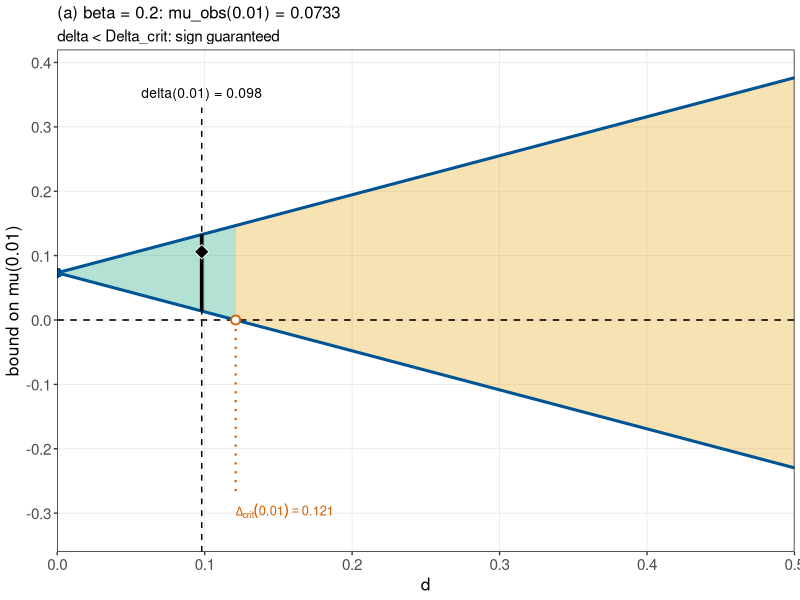
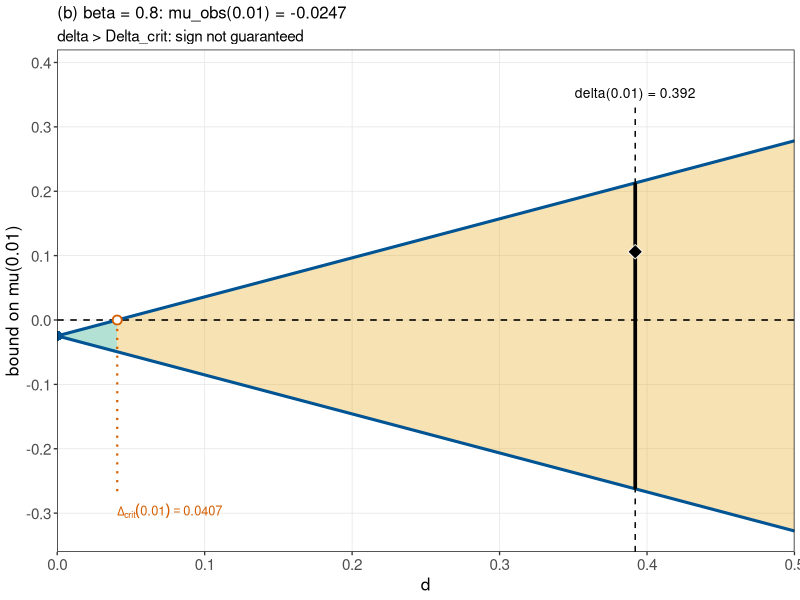
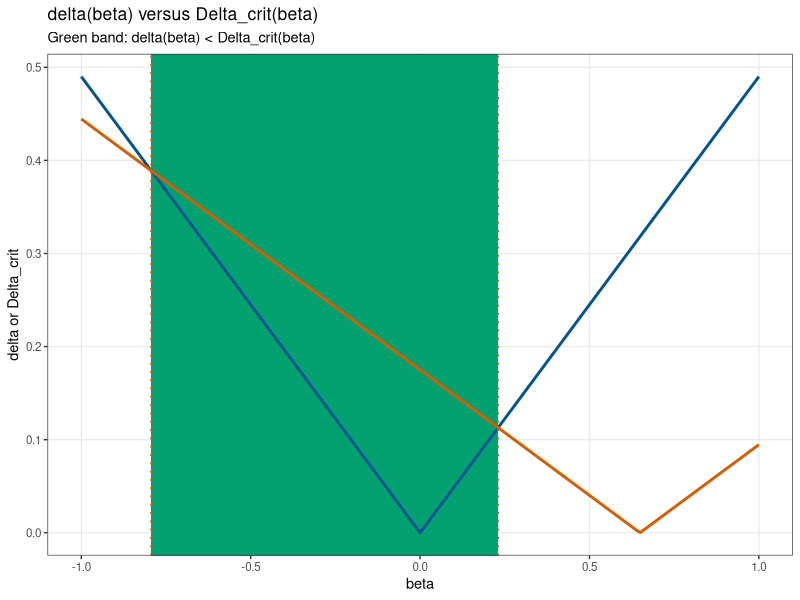
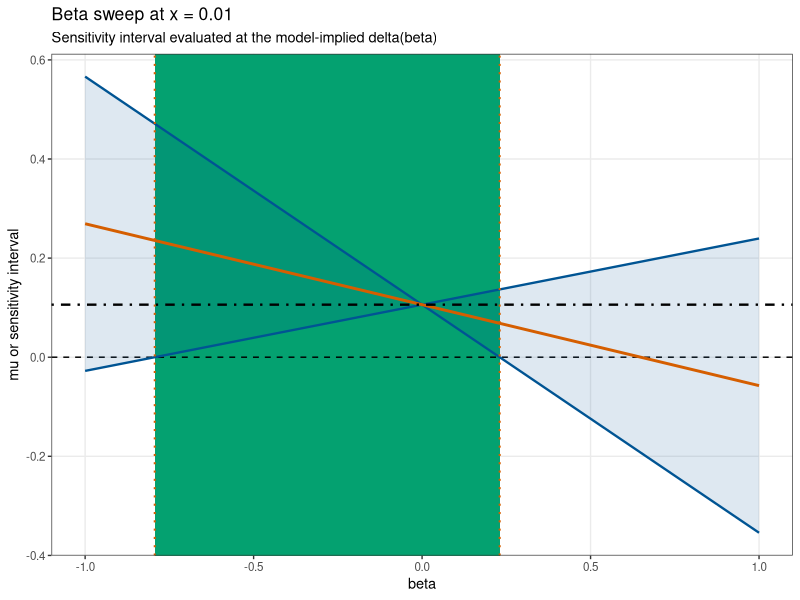

These figures' R source, in order:
# ==============================================================================
# Sensitivity Analysis - Illustrative Numerical Examples
# Figures  + numerical tables
#
# Run in the R console:
#   source("Sensitivity_Analysis_Illustrative_Numerical_Examples_with_tipping_table.R")
#
# The Figure geometry below follows the manuscript construction:
#   green region  : delta < Delta_crit
#   orange region : delta >= Delta_crit
#   blue lines    : mu_obs(0.01) +/- M(0.01) delta
#   red dotted    : Delta_crit
#   grey dashed   : FGM model-implied delta(beta)
#   black bar     : interval at the FGM model-implied delta
#   black diamond : true interventional mean mu(0.01) = 0.106
#
# ==============================================================================

# ------------------------------------------------------------------------------
# 0. Packages and output directory
# ------------------------------------------------------------------------------

if (!requireNamespace("ggplot2", quietly = TRUE)) {
  install.packages("ggplot2", repos = "https://cloud.r-project.org")
}

if (!requireNamespace("gridExtra", quietly = TRUE)) {
  install.packages("gridExtra", repos = "https://cloud.r-project.org")
}

library(ggplot2)
library(gridExtra)
library(grid)

output_dir <- file.path(getwd(), "sensitivity_example_output")
dir.create(output_dir, showWarnings = FALSE, recursive = TRUE)

# ------------------------------------------------------------------------------
# 1. Exact formulas from the manuscript
# ------------------------------------------------------------------------------

mu <- function(x) {
  0.6 * x + 0.1
}

mu_obs <- function(x, beta) {
  mu(x) - beta * (1 - 2 * x) / 6
}

bias <- function(x, beta) {
  mu_obs(x, beta) - mu(x)
}

M <- function(x) {
  0.6 * x + 0.6
}

delta <- function(x, beta) {
  abs(beta * (1 - 2 * x)) / 2
}

Delta_crit <- function(x, beta) {
  abs(mu_obs(x, beta)) / M(x)
}

interval_lower <- function(x, beta, d = delta(x, beta)) {
  mu_obs(x, beta) - M(x) * d
}

interval_upper <- function(x, beta, d = delta(x, beta)) {
  mu_obs(x, beta) + M(x) * d
}

# ------------------------------------------------------------------------------
# 2. Numerical checks for Examples 7-10
# ------------------------------------------------------------------------------

x_ref <- 0.01
beta_ref <- c(0.2, 0.8)

check_table <- data.frame(
  beta = beta_ref,
  x = x_ref,
  mu = mu(x_ref),
  mu_obs = mu_obs(x_ref, beta_ref),
  B = bias(x_ref, beta_ref),
  abs_B = abs(bias(x_ref, beta_ref)),
  M = M(x_ref),
  delta = delta(x_ref, beta_ref),
  Delta_crit = Delta_crit(x_ref, beta_ref),
  lower = interval_lower(x_ref, beta_ref),
  upper = interval_upper(x_ref, beta_ref),
  width = interval_upper(x_ref, beta_ref) -
    interval_lower(x_ref, beta_ref),
  sign_guaranteed =
    delta(x_ref, beta_ref) < Delta_crit(x_ref, beta_ref),
  mu_inside =
    interval_lower(x_ref, beta_ref) <= mu(x_ref) &
    mu(x_ref) <= interval_upper(x_ref, beta_ref)
)

write.csv(
  check_table,
  file.path(output_dir, "table_example7_exact_values.csv"),
  row.names = FALSE
)

cat("\n", strrep("=", 88), "\n", sep = "")
cat("EXACT NUMERICAL CHECK: x = 0.01\n")
cat(strrep("=", 88), "\n")
print(check_table, row.names = FALSE)

# ------------------------------------------------------------------------------
# 3. Full beta sweep
# ------------------------------------------------------------------------------

beta_grid <- seq(-1, 1, by = 0.01)

beta_table <- data.frame(
  beta = beta_grid,
  x = x_ref,
  mu = mu(x_ref),
  mu_obs = mu_obs(x_ref, beta_grid),
  B = bias(x_ref, beta_grid),
  abs_B = abs(bias(x_ref, beta_grid)),
  M = M(x_ref),
  delta = delta(x_ref, beta_grid),
  Delta_crit = Delta_crit(x_ref, beta_grid),
  bound_radius = M(x_ref) * delta(x_ref, beta_grid),
  lower = interval_lower(x_ref, beta_grid),
  upper = interval_upper(x_ref, beta_grid),
  width = interval_upper(x_ref, beta_grid) -
    interval_lower(x_ref, beta_grid),
  sign_guaranteed =
    delta(x_ref, beta_grid) < Delta_crit(x_ref, beta_grid),
  mu_inside =
    interval_lower(x_ref, beta_grid) <= mu(x_ref) &
    mu(x_ref) <= interval_upper(x_ref, beta_grid)
)

write.csv(
  beta_table,
  file.path(output_dir, "table_beta_sweep_x001.csv"),
  row.names = FALSE
)

beta_selected <- c(
  -1, -0.8, -0.6, -0.4, -0.2,
   0,  0.2,  0.4,  0.6,  0.8, 1
)

selected_index <- match(
  round(beta_selected, 2),
  round(beta_table$beta, 2)
)

selected_beta_table <- beta_table[selected_index, ]

write.csv(
  selected_beta_table,
  file.path(output_dir, "table_beta_selected_x001.csv"),
  row.names = FALSE
)

cat("\n", strrep("=", 88), "\n", sep = "")
cat("SELECTED BETA VALUES: x = 0.01\n")
cat(strrep("=", 88), "\n")
print(selected_beta_table, row.names = FALSE)

# ------------------------------------------------------------------------------
# 4. Critical beta values
# ------------------------------------------------------------------------------

root_fun <- function(b) {
  delta(x_ref, b) - Delta_crit(x_ref, b)
}

root_neg <- uniroot(root_fun, c(-1, -1e-8))$root
root_pos <- uniroot(root_fun, c(1e-8, 1))$root

beta_zero_muobs <- uniroot(
  function(b) mu_obs(x_ref, b),
  c(0, 1)
)$root

critical_table <- data.frame(
  quantity = c(
    "negative beta: delta = Delta_crit",
    "positive beta: delta = Delta_crit",
    "beta: mu_obs = 0"
  ),
  value = c(
    root_neg,
    root_pos,
    beta_zero_muobs
  )
)

write.csv(
  critical_table,
  file.path(output_dir, "table_beta_critical_values_x001.csv"),
  row.names = FALSE
)

cat("\n", strrep("=", 88), "\n", sep = "")
cat("CRITICAL BETA VALUES: x = 0.01\n")
cat(strrep("=", 88), "\n")
print(critical_table, row.names = FALSE)

cat(
  sprintf(
    "\nAt x = %.2f, sign preservation is guaranteed for %.6f < beta < %.6f.\n",
    x_ref, root_neg, root_pos
  )
)

cat(
  sprintf(
    "mu_obs(0.01) crosses zero at beta = %.6f.\n",
    beta_zero_muobs
  )
)

# ------------------------------------------------------------------------------
# 5. x-profile table
# ------------------------------------------------------------------------------

x_selected <- c(0.01, 0.10, 0.25, 0.50, 0.75, 0.90, 0.99)
beta_x <- c(-0.8, -0.2, 0.2, 0.8)

x_table <- expand.grid(
  x = x_selected,
  beta = beta_x,
  KEEP.OUT.ATTRS = FALSE,
  stringsAsFactors = FALSE
)

x_table$mu <- mu(x_table$x)
x_table$mu_obs <- mu_obs(x_table$x, x_table$beta)
x_table$B <- bias(x_table$x, x_table$beta)
x_table$abs_B <- abs(x_table$B)
x_table$M <- M(x_table$x)
x_table$delta <- delta(x_table$x, x_table$beta)
x_table$Delta_crit <- Delta_crit(x_table$x, x_table$beta)
x_table$bound_radius <- x_table$M * x_table$delta
x_table$lower <- interval_lower(x_table$x, x_table$beta)
x_table$upper <- interval_upper(x_table$x, x_table$beta)
x_table$width <- x_table$upper - x_table$lower
x_table$sign_guaranteed <-
  x_table$delta < x_table$Delta_crit
x_table$mu_inside <-
  x_table$lower <= x_table$mu &
  x_table$mu <= x_table$upper

x_table <- x_table[order(x_table$beta, x_table$x), ]

write.csv(
  x_table,
  file.path(output_dir, "table_x_profiles.csv"),
  row.names = FALSE
)

# ------------------------------------------------------------------------------
# 5A. Tipping-point table for Example~\ref{ex:tipping}
# ------------------------------------------------------------------------------

# The table reports the interval endpoints for selected hypothetical values
# d assigned to delta(x_ref), separately for the two fixed beta specifications.
# Unlike delta(x_ref, beta), d is a plotting/sensitivity-grid value and is not
# generated by changing beta or x.

tipping_d <- seq(0, 0.5, by = 0.1)
# Keep full numerical precision in the CSV output.
tipping_table <- data.frame(
  d = tipping_d,
  beta_0_2_lower = interval_lower(
    x_ref, beta = 0.2, d = tipping_d
  ),
  beta_0_2_upper = interval_upper(
    x_ref, beta = 0.2, d = tipping_d
  ),
  beta_0_8_lower = interval_lower(
    x_ref, beta = 0.8, d = tipping_d
  ),
  beta_0_8_upper = interval_upper(
    x_ref, beta = 0.8, d = tipping_d
  )
)

# Save the numerical table as CSV.
write.csv(
  tipping_table,
  file.path(output_dir, "table_tipping_values.csv"),
  row.names = FALSE
)

# Generate a LaTeX table ready to include in the dissertation.
latex_rows <- sprintf(
  "%.1f & %.4f & %.4f & %.4f & %.4f \\\\",
  tipping_table$d,
  tipping_table$beta_0_2_lower,
  tipping_table$beta_0_2_upper,
  tipping_table$beta_0_8_lower,
  tipping_table$beta_0_8_upper
)

latex_tipping_table <- c(
  "\\begin{table}[ht]",
  "\\centering",
  "\\caption{Intervals for selected values of $d$ at $x=0.01$.}",
  "\\label{tab:tipping-values}",
  "\\small",
  "\\begin{tabular}{c|cc|cc}",
  "\\hline",
  "& \\multicolumn{2}{c|}{$\\beta=0.2$} & \\multicolumn{2}{c}{$\\beta=0.8$}\\\\",
  "$d$ & Lower & Upper & Lower & Upper\\\\",
  "\\hline",
  latex_rows,
  "\\hline",
  "\\end{tabular}",
  "\\end{table}"
)

writeLines(
  latex_tipping_table,
  con = file.path(output_dir, "table_tipping_values.tex")
)

cat("\nTIPPING-POINT TABLE: x = 0.01\n")
print(
  data.frame(
    d = tipping_table$d,
    beta_0_2_lower = sprintf("%.4f", tipping_table$beta_0_2_lower),
    beta_0_2_upper = sprintf("%.4f", tipping_table$beta_0_2_upper),
    beta_0_8_lower = sprintf("%.4f", tipping_table$beta_0_8_lower),
    beta_0_8_upper = sprintf("%.4f", tipping_table$beta_0_8_upper)
  ),
  row.names = FALSE
)
cat("LaTeX table written to: ",
    file.path(output_dir, "table_tipping_values.tex"), "\n", sep = "")

# ------------------------------------------------------------------------------
# 6. Figure 2: exact manuscript geometry, implemented in ggplot2
# ------------------------------------------------------------------------------

# Colors used in the manuscript figure
COL_GREEN <- "#009E73"
COL_ORANGE <- "#E69F00"
COL_VERM <- "#D55E00"
COL_BLUE <- "#005493"

make_fig2_panel <- function(beta_value, panel_letter) {

  x <- x_ref

  obs <- mu_obs(x, beta_value)
  true_mu <- mu(x)
  m <- M(x)

  d_model <- delta(x, beta_value)
  d_crit <- Delta_crit(x, beta_value)

  lower_model <- interval_lower(
    x, beta_value, d = d_model
  )

  upper_model <- interval_upper(
    x, beta_value, d = d_model
  )

  # The manuscript uses the two straight bounds over [0, 0.5].
  d <- seq(0, 0.5, length.out = 1000)

  upper <- obs + m * d
  lower <- obs - m * d

  # --------------------------------------------------------------------------
  # Exact colored regions from the TikZ construction
  # --------------------------------------------------------------------------

  # Green region:
  # apex at delta = 0, y = mu_obs
  # and vertical segment at Delta_crit from 0 to 2*mu_obs,
  # with the ordering automatically reversed when mu_obs < 0.
  green_poly <- data.frame(
    delta = c(
      0,
      d_crit,
      d_crit
    ),
    y = c(
      obs,
      max(0, 2 * obs),
      min(0, 2 * obs)
    )
  )

  # Orange region:
  # begins at Delta_crit and extends to delta = 0.5.
  orange_poly <- data.frame(
    delta = c(
      d_crit,
      d_crit,
      0.5,
      0.5
    ),
    y = c(
      min(0, 2 * obs),
      max(0, 2 * obs),
      obs + m * 0.5,
      obs - m * 0.5
    )
  )

  band <- data.frame(
    delta = d,
    lower = lower,
    upper = upper
  )

  # --------------------------------------------------------------------------
  # Figure
  # --------------------------------------------------------------------------

  ggplot() +

    # Green = sign guaranteed
    geom_polygon(
      data = green_poly,
      aes(x = delta, y = y),
      fill = COL_GREEN,
      alpha = 0.30,
      colour = NA
    ) +

    # Orange = interval reaches zero
    geom_polygon(
      data = orange_poly,
      aes(x = delta, y = y),
      fill = COL_ORANGE,
      alpha = 0.30,
      colour = NA
    ) +

    # Zero line
    geom_hline(
      yintercept = 0,
      linetype = "dashed",
      linewidth = 0.55,
      colour = "black"
    ) +

    # Blue sensitivity bounds
    geom_line(
      data = band,
      aes(x = delta, y = upper),
      colour = COL_BLUE,
      linewidth = 1.05
    ) +

    geom_line(
      data = band,
      aes(x = delta, y = lower),
      colour = COL_BLUE,
      linewidth = 1.05
    ) +

    # mu_obs point at delta = 0
    geom_point(
      aes(x = 0, y = obs),
      shape = 16,
      size = 3.1,
      colour = COL_BLUE
    ) +

    # Critical value: red dotted line downward from zero
    geom_segment(
      aes(
        x = d_crit,
        xend = d_crit,
        y = 0,
        yend = -0.27
      ),
      linetype = "dotted",
      linewidth = 0.75,
      colour = COL_VERM
    ) +

    # Critical point
    geom_point(
      aes(x = d_crit, y = 0),
      shape = 21,
      size = 2.4,
      fill = "white",
      colour = COL_VERM,
      stroke = 0.95
    ) +

    # Critical-value annotation
    # Use mathematical Delta_{crit}(0.01) notation and anchor the label
    # at the critical-value line so the panel (b) label is never clipped.
    annotate(
      "text",
      x = d_crit,
      y = -0.285,
      label = sprintf(
        "Delta[crit](0.01) == %.4f",
        d_crit
      ),
      parse = TRUE,
      colour = COL_VERM,
      size = 3.25,
      hjust = 0,
      vjust = 1
    ) +

    # Model-implied FGM delta: grey dashed line
    geom_segment(
      aes(
        x = d_model,
        xend = d_model,
        y = -0.36,
        yend = 0.33
      ),
      linetype = "dashed",
      linewidth = 0.50,
      colour = "black"
    ) +

    # Model-implied delta annotation
    annotate(
      "text",
      x = d_model,
      y = 0.345,
      label = sprintf(
        "delta(0.01) = %.3f",
        d_model
      ),
      size = 3.5,
      hjust = 0.5,
      vjust = 0
    ) +

    # Sensitivity interval at the FGM value
    geom_errorbar(
      aes(
        x = d_model,
        ymin = lower_model,
        ymax = upper_model
      ),
      width = 0,
      linewidth = 1.25,
      colour = "black"
    ) +

    # True interventional mean
    geom_point(
      aes(
        x = d_model,
        y = true_mu
      ),
      shape = 23,
      size = 3.6,
      fill = "black",
      colour = "white",
      stroke = 0.45
    ) +

    # Exact axis range and breaks from the manuscript
    scale_x_continuous(
      limits = c(0, 0.5),
      breaks = seq(0, 0.5, by = 0.1),
      labels = function(z) sprintf("%.1f", z),
      expand = c(0, 0)
    ) +

    scale_y_continuous(
      limits = c(-0.36, 0.42),
      breaks = seq(-0.3, 0.4, by = 0.1),
      labels = function(z) sprintf("%.1f", z),
      expand = c(0, 0)
    ) +

    labs(
      title = sprintf(
        "(%s) beta = %.1f: mu_obs(0.01) = %.4f",
        panel_letter,
        beta_value,
        obs
      ),
      subtitle = if (
        d_model < d_crit
      ) {
        "delta < Delta_crit: sign guaranteed"
      } else {
        "delta > Delta_crit: sign not guaranteed"
      },
      x = "d",
      y = "bound on mu(0.01)"
    ) +

    theme_bw(base_size = 10) +

    theme(
      panel.grid.minor = element_blank(),
      panel.grid.major = element_line(
        colour = "grey90",
        linewidth = 0.25
      ),
      panel.border = element_rect(
        colour = "black",
        linewidth = 0.45,
        fill = NA
      ),
      plot.title = element_text(
        size = 12.0,
        face = "plain",
        hjust = 0
      ),
      plot.subtitle = element_text(
        size = 11.0,
        hjust = 0,
        margin = margin(b = 3)
      ),
      axis.title = element_text(size = 12.5),
      axis.text = element_text(size = 11.0),
      plot.margin = margin(4, 4, 4, 4)
    )
}

fig2_a <- make_fig2_panel(
  beta_value = 0.2,
  panel_letter = "a"
)

fig2_b <- make_fig2_panel(
  beta_value = 0.8,
  panel_letter = "b"
)

# ------------------------------------------------------------------------------
# 7. Manuscript-style shared legend
#
# The previous legend used fixed text widths that were too narrow for the
# longer entries.  Here each legend entry is built as a small two-column grob
# and the six entries are arranged in a clean 3 x 2 grid, matching the layout
# of the manuscript while keeping every label readable.
# ------------------------------------------------------------------------------

legend_item <- function(icon, label, icon_width = 9, text_size = 9.0) {
  arrangeGrob(
    icon,
    textGrob(
      label,
      x = 0,
      hjust = 0,
      gp = gpar(fontsize = text_size)
    ),
    ncol = 2,
    widths = unit.c(
      unit(icon_width, "mm"),
      unit(1, "null")
    )
  )
}

icon_green <- rectGrob(
  width = unit(8, "mm"),
  height = unit(3.5, "mm"),
  gp = gpar(fill = COL_GREEN, col = NA, alpha = 0.30)
)

icon_orange <- rectGrob(
  width = unit(8, "mm"),
  height = unit(3.5, "mm"),
  gp = gpar(fill = COL_ORANGE, col = NA, alpha = 0.30)
)

icon_blue_line <- segmentsGrob(
  x0 = unit(0, "npc"),
  x1 = unit(8, "mm"),
  y0 = unit(0.5, "npc"),
  y1 = unit(0.5, "npc"),
  gp = gpar(col = COL_BLUE, lwd = 1.6 * 72 / 25.4)
)

icon_blue_point <- pointsGrob(
  x = 0.5,
  y = 0.5,
  pch = 16,
  size = unit(2.1, "mm"),
  gp = gpar(col = COL_BLUE)
)

icon_black_bar <- segmentsGrob(
  x0 = unit(0.5, "npc"),
  x1 = unit(0.5, "npc"),
  y0 = unit(0.12, "npc"),
  y1 = unit(0.88, "npc"),
  gp = gpar(col = "black", lwd = 1.8 * 72 / 25.4)
)

icon_black_diamond <- polygonGrob(
  x = c(0.5, 0.83, 0.5, 0.17),
  y = c(0.84, 0.5, 0.16, 0.5),
  gp = gpar(fill = "black", col = "white", lwd = 0.5)
)

legend_items <- list(
  legend_item(
    icon_green,
    "delta < Delta[crit]: sign guaranteed"
  ),
  legend_item(
    icon_orange,
    "delta >= Delta[crit]: interval reaches 0"
  ),
  legend_item(
    icon_blue_line,
    "mu[obs](0.01) %+-% M(0.01) * delta",
    icon_width = 12
  ),
  legend_item(
    icon_blue_point,
    "mu[obs](0.01)"
  ),
  legend_item(
    icon_black_bar,
    "interval at the FGM distribution's delta(0.01)",
    icon_width = 12
  ),
  legend_item(
    icon_black_diamond,
    "true mu(0.01) = 0.106"
  )
)

shared_legend <- arrangeGrob(
  legend_items[[1]], legend_items[[2]], legend_items[[3]],
  legend_items[[4]], legend_items[[5]], legend_items[[6]],
  ncol = 3,
  nrow = 2,
  widths = unit.c(
    unit(1, "null"),
    unit(1, "null"),
    unit(1, "null")
  ),
  heights = unit.c(
    unit(7.5, "mm"),
    unit(7.5, "mm")
  ),
  padding = unit(0, "pt")
)

# ------------------------------------------------------------------------------
# 8. Assemble Figure 2
#
# IMPORTANT:
# The previous version used a large outer canvas with a relatively short
# internal gtable, which made the figure look vertically compressed.
# Here the two panels are allowed to fill the plotting area and the legend
# receives only the space it actually needs.
# ------------------------------------------------------------------------------

fig2 <- gridExtra::arrangeGrob(
  fig2_a,
  fig2_b,
  ncol = 2,
  widths = unit.c(
    unit(1, "null"),
    unit(1, "null")
  ),
  heights = unit(1, "null")
)

fig2_complete <- gridExtra::arrangeGrob(
  fig2,
  shared_legend,
  ncol = 1,
  heights = unit.c(
    unit(4.85, "in"),
    unit(0.78, "in")
  ),
  padding = unit(0, "pt")
)

# ------------------------------------------------------------------------------
# 9. Save Figure 2
#
# The output is intentionally wide and tall enough for the labels to remain
# readable after insertion in the manuscript.
# ------------------------------------------------------------------------------

FIG2_WIDTH  <- 11.0
FIG2_HEIGHT <- 5.7

ggsave(
  filename = file.path(
    output_dir,
    "Figure2_exact_R_native_READABLE.pdf"
  ),
  plot = fig2_complete,
  width = FIG2_WIDTH,
  height = FIG2_HEIGHT,
  units = "in",
  device = cairo_pdf,
  bg = "white"
)

ggsave(
  filename = file.path(
    output_dir,
    "Figure2_exact_R_native_READABLE.png"
  ),
  plot = fig2_complete,
  width = FIG2_WIDTH,
  height = FIG2_HEIGHT,
  units = "in",
  dpi = 600,
  bg = "white"
)

# ------------------------------------------------------------------------------
# 10. Companion beta-sweep figure
# ------------------------------------------------------------------------------

beta_plot <- beta_table

p_beta_mean <- ggplot(
  beta_plot,
  aes(x = beta)
) +
  geom_rect(
    xmin = root_neg,
    xmax = root_pos,
    ymin = -Inf,
    ymax = Inf,
    fill = COL_GREEN,
    alpha = 0.10,
    inherit.aes = FALSE
  ) +
  geom_hline(
    yintercept = 0,
    linetype = "dashed",
    linewidth = 0.5
  ) +
  geom_ribbon(
    aes(
      ymin = lower,
      ymax = upper
    ),
    fill = COL_BLUE,
    alpha = 0.13
  ) +
  geom_line(
    aes(y = lower),
    colour = COL_BLUE,
    linewidth = 0.8
  ) +
  geom_line(
    aes(y = upper),
    colour = COL_BLUE,
    linewidth = 0.8
  ) +
  geom_line(
    aes(y = mu_obs),
    colour = COL_VERM,
    linewidth = 1.0
  ) +
  geom_hline(
    yintercept = mu(x_ref),
    linetype = "dotdash",
    linewidth = 0.8,
    colour = "black"
  ) +
  geom_vline(
    xintercept = c(root_neg, root_pos),
    linetype = "dotted",
    linewidth = 0.7,
    colour = COL_VERM
  ) +
  labs(
    title = "Beta sweep at x = 0.01",
    subtitle = "Sensitivity interval evaluated at the model-implied delta(beta)",
    x = "beta",
    y = "mu or sensitivity interval"
  ) +
  theme_bw(base_size = 10.5) +
  theme(
    panel.grid.minor = element_blank()
  )

p_beta_delta <- ggplot(
  beta_plot,
  aes(x = beta)
) +
  geom_rect(
    xmin = root_neg,
    xmax = root_pos,
    ymin = -Inf,
    ymax = Inf,
    fill = COL_GREEN,
    alpha = 0.10,
    inherit.aes = FALSE
  ) +
  geom_line(
    aes(y = delta),
    colour = COL_BLUE,
    linewidth = 1.0
  ) +
  geom_line(
    aes(y = Delta_crit),
    colour = COL_VERM,
    linewidth = 1.0
  ) +
  geom_vline(
    xintercept = c(root_neg, root_pos),
    linetype = "dotted",
    linewidth = 0.7,
    colour = COL_VERM
  ) +
  labs(
    title = "delta(beta) versus Delta_crit(beta)",
    subtitle = "Green band: delta(beta) < Delta_crit(beta)",
    x = "beta",
    y = "delta or Delta_crit"
  ) +
  theme_bw(base_size = 10.5) +
  theme(
    panel.grid.minor = element_blank()
  )

fig_beta_sweep <- arrangeGrob(
  p_beta_mean,
  p_beta_delta,
  ncol = 2,
  top = textGrob(
    "Companion analysis: changing beta at x = 0.01",
    gp = gpar(
      fontsize = 12,
      fontface = "bold"
    )
  )
)

ggsave(
  filename = file.path(
    output_dir,
    "Figure2_beta_sweep_x001.pdf"
  ),
  plot = fig_beta_sweep,
  width = 8.6,
  height = 4.6,
  units = "in",
  device = cairo_pdf
)

ggsave(
  filename = file.path(
    output_dir,
    "Figure2_beta_sweep_x001.png"
  ),
  plot = fig_beta_sweep,
  width = 8.6,
  height = 4.6,
  units = "in",
  dpi = 600,
  bg = "white"
)

# ------------------------------------------------------------------------------
# 11. x-profile figure
# ------------------------------------------------------------------------------

x_grid <- seq(0.01, 0.99, length.out = 500)
beta_profile <- c(-0.8, -0.2, 0.2, 0.8)

profile <- expand.grid(
  x = x_grid,
  beta = beta_profile,
  KEEP.OUT.ATTRS = FALSE,
  stringsAsFactors = FALSE
)

profile$B <- bias(profile$x, profile$beta)
profile$abs_B <- abs(profile$B)
profile$delta <- delta(profile$x, profile$beta)
profile$Delta_crit <- Delta_crit(profile$x, profile$beta)

profile$beta_label <- factor(
  profile$beta,
  levels = beta_profile,
  labels = sprintf("beta = %.1f", beta_profile)
)

p_profile_bias <- ggplot(
  profile,
  aes(
    x = x,
    y = B,
    colour = beta_label
  )
) +
  geom_hline(
    yintercept = 0,
    linetype = "dashed",
    linewidth = 0.5
  ) +
  geom_line(linewidth = 0.9) +
  geom_vline(
    xintercept = 0.5,
    linetype = "dotted",
    linewidth = 0.5
  ) +
  labs(
    title = "Confounding bias across treatment values",
    x = "x",
    y = "B(x) = mu_obs(x) - mu(x)",
    colour = NULL
  ) +
  theme_bw(base_size = 10.5) +
  theme(
    panel.grid.minor = element_blank()
  )

p_profile_delta <- ggplot(
  profile,
  aes(
    x = x,
    y = delta,
    colour = beta_label
  )
) +
  geom_line(linewidth = 0.9) +
  geom_vline(
    xintercept = 0.5,
    linetype = "dotted",
    linewidth = 0.5
  ) +
  labs(
    title = "Copula-ratio sensitivity index",
    x = "x",
    y = "delta(x) = |beta| |1 - 2x| / 2",
    colour = NULL
  ) +
  theme_bw(base_size = 10.5) +
  theme(
    panel.grid.minor = element_blank()
  )

fig_x_profiles <- arrangeGrob(
  p_profile_bias,
  p_profile_delta,
  ncol = 2,
  top = textGrob(
    "Supporting profiles for Example 7",
    gp = gpar(
      fontsize = 12,
      fontface = "bold"
    )
  )
)

ggsave(
  filename = file.path(
    output_dir,
    "Figure2_x_profiles.pdf"
  ),
  plot = fig_x_profiles,
  width = 8.3,
  height = 4.5,
  units = "in",
  device = cairo_pdf
)

ggsave(
  filename = file.path(
    output_dir,
    "Figure2_x_profiles.png"
  ),
  plot = fig_x_profiles,
  width = 8.3,
  height = 4.5,
  units = "in",
  dpi = 600,
  bg = "white"
)

# ------------------------------------------------------------------------------
# 12. Final console report
# ------------------------------------------------------------------------------

cat("\n", strrep("=", 88), "\n", sep = "")
cat("FINAL SUMMARY FOR EXAMPLES 7-10\n")
cat(strrep("=", 88), "\n")

for (b in c(0.2, 0.8)) {

  obs <- mu_obs(x_ref, b)
  d <- delta(x_ref, b)
  dc <- Delta_crit(x_ref, b)
  lo <- interval_lower(x_ref, b)
  hi <- interval_upper(x_ref, b)

  cat(
    sprintf(
      paste0(
        "beta = %4.1f | mu = %.4f | mu_obs = %.4f | ",
        "B = %.4f | delta = %.4f | Delta_crit = %.4f | ",
        "interval = [%.4f, %.4f] | sign guaranteed = %s\n"
      ),
      b,
      mu(x_ref),
      obs,
      bias(x_ref, b),
      d,
      dc,
      lo,
      hi,
      ifelse(d < dc, "YES", "NO")
    )
  )
}

cat("\nFiles written to:\n")
cat("  ", file.path(output_dir, "Figure2_exact_R_native_READABLE.pdf"), "\n", sep = "")
cat("  ", file.path(output_dir, "Figure2_exact_R_native_READABLE.png"), "\n", sep = "")
cat("  ", file.path(output_dir, "Figure2_beta_sweep_x001.pdf"), "\n", sep = "")
cat("  ", file.path(output_dir, "Figure2_beta_sweep_x001.png"), "\n", sep = "")
cat("  ", file.path(output_dir, "Figure2_x_profiles.pdf"), "\n", sep = "")
cat("  ", file.path(output_dir, "Figure2_x_profiles.png"), "\n", sep = "")
cat("  ", file.path(output_dir, "table_example7_exact_values.csv"), "\n", sep = "")
cat("  ", file.path(output_dir, "table_beta_sweep_x001.csv"), "\n", sep = "")
cat("  ", file.path(output_dir, "table_beta_selected_x001.csv"), "\n", sep = "")
cat("  ", file.path(output_dir, "table_beta_critical_values_x001.csv"), "\n", sep = "")
cat("  ", file.path(output_dir, "table_x_profiles.csv"), "\n", sep = "")
cat("  ", file.path(output_dir, "table_tipping_values.csv"), "\n", sep = "")
cat("  ", file.path(output_dir, "table_tipping_values.tex"), "\n", sep = "")
cat(strrep("=", 88), "\n", sep = "")
